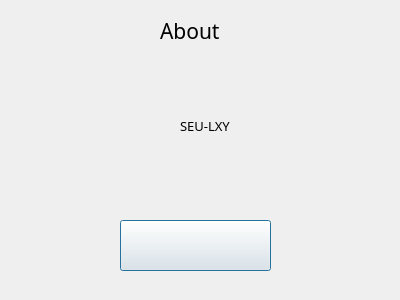
<?xml version="1.0" encoding="UTF-8"?>
<ui version="4.0">
 <class>Dialog</class>
 <widget class="QDialog" name="Dialog">
  <property name="geometry">
   <rect>
    <x>0</x>
    <y>0</y>
    <width>400</width>
    <height>300</height>
   </rect>
  </property>
  <property name="windowTitle">
   <string>Dialog</string>
  </property>
  <widget class="QLabel" name="label">
   <property name="geometry">
    <rect>
     <x>30</x>
     <y>50</y>
     <width>141</width>
     <height>161</height>
    </rect>
   </property>
   <property name="styleSheet">
    <string notr="true">border-image:url(:/image/image/plant.png)</string>
   </property>
   <property name="text">
    <string/>
   </property>
  </widget>
  <widget class="QLabel" name="label_2">
   <property name="geometry">
    <rect>
     <x>180</x>
     <y>110</y>
     <width>101</width>
     <height>31</height>
    </rect>
   </property>
   <property name="font">
    <font>
     <family>Mouse</family>
     <pointsize>10</pointsize>
    </font>
   </property>
   <property name="text">
    <string>SEU-LXY</string>
   </property>
  </widget>
  <widget class="QPushButton" name="okbutton">
   <property name="geometry">
    <rect>
     <x>120</x>
     <y>220</y>
     <width>151</width>
     <height>51</height>
    </rect>
   </property>
   <property name="font">
    <font>
     <family>Microsoft YaHei</family>
     <pointsize>10</pointsize>
    </font>
   </property>
   <property name="styleSheet">
    <string notr="true">QPushButton{
border-image:url(:/image/image/button_ok_1.png);
}

QPushButton:pressed{
margin: 1px 1px 1px 1px;
}


</string>
   </property>
   <property name="text">
    <string/>
   </property>
  </widget>
  <widget class="QLabel" name="label_4">
   <property name="geometry">
    <rect>
     <x>160</x>
     <y>10</y>
     <width>91</width>
     <height>41</height>
    </rect>
   </property>
   <property name="font">
    <font>
     <family>Mouse</family>
     <pointsize>16</pointsize>
     <weight>50</weight>
     <bold>false</bold>
    </font>
   </property>
   <property name="text">
    <string>About</string>
   </property>
  </widget>
 </widget>
 <resources/>
 <connections/>
</ui>
